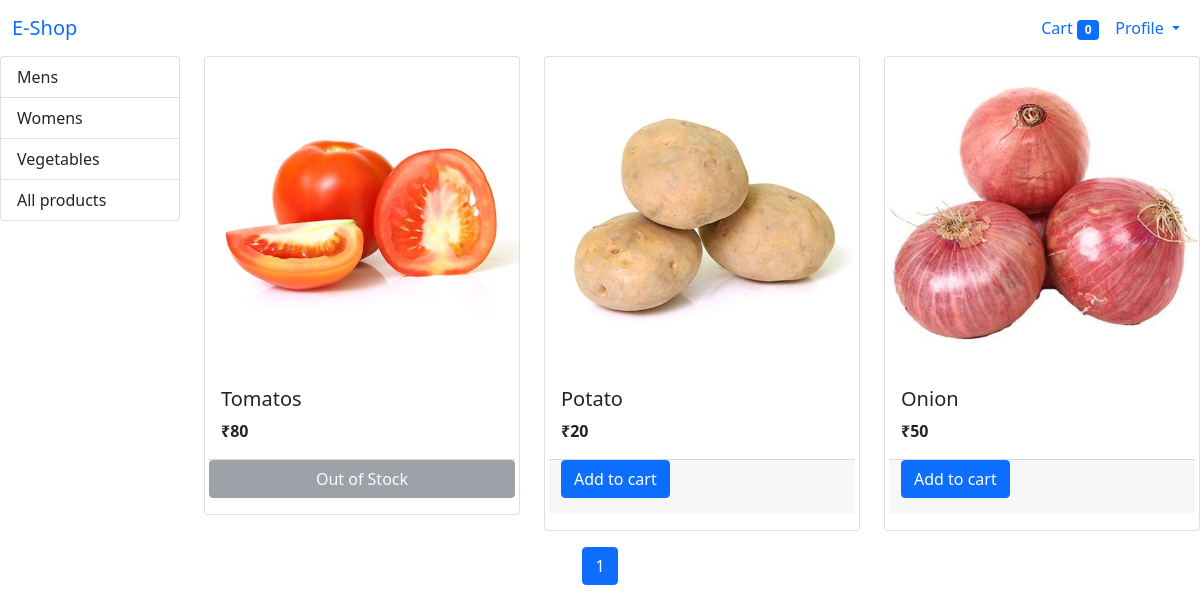
Screenshot of /?category=3 with the database file from the repository.
### store/models/categories.py (models this page shows, shortened)
class Categories(models.Model):
    name = models.CharField(max_length=20)

### store/models/product.py (models this page shows)
class Product(models.Model):
    product_name= models.CharField(max_length=100)
    product_price= models.IntegerField(default=0)
    category = models.ForeignKey(Categories, on_delete=models.CASCADE, default=1)
    product_image = models.ImageField(upload_to='media/')
    product_quantity = models.IntegerField(default=0)

### store/views/index.py (the view, shortened to what this page needs)
# urls.py: path('',Index.as_view(),name="index"),
class Index(View):
    def get(self,request):
        cart = request.session.get("cart",{})
        categories= Categories.objects.all()
        category_id = request.GET.get('category')
        if category_id: # when a particular category is selected
            products = Product.objects.filter(category=category_id)
        else: # when all category is selected
            products = Product.objects.all()
        index_page_pagination = Paginator(products,3)
        current_page_number = request.GET.get('page')
        final_pages=index_page_pagination.get_page(current_page_number)
        last_page = index_page_pagination.num_pages
        current_page = final_pages.number
        start_page = max(1,current_page-1)
        end_page=min(start_page+2,last_page)
        list_of_page_numbers= range(start_page,end_page+1)
        context={
            'products':final_pages,
            'last_page':last_page,
            'list_of_page_numbers':list_of_page_numbers,
            'categories':categories,
            'cart': cart,
        }
        return render(request,'index.html',context)

### store/templatetags/cart_filters.py (called while the page is built)
@register.filter(name="is_in_cart")
def is_in_cart(product,cart):
    if str(product.id) in cart.keys(): # cart.keys() will have a list of keys in string format which will never match with integer product.id
        return True
    else:
        return False

@register.filter
def currency(number):
    return "₹"+str(number)

### store/templates/index.html (shortened to what this page needs)
{%extends "store_master_template.html"%}
{% load cart_filters %}
{% block body %}
{%include 'navbar.html'%}
<div class="row">
  <div class="col-lg-2 mx-auto">
    <div class="list-group">
      {%for category in categories%}
      <a
        href="/?category={{category.id}}"
        class="list-group-item list-group-item-action"
        >{{category.name}}</a
      >
      {%endfor%}
      <a href="/" class="list-group-item list-group-item-action"
        >All products</a
      >
    </div>
  </div>
  <div id="products" class="col-lg-10 mx-auto">
    <div class="row">
      {% for product in products %}
      <div class="col-md-4 mb-3" id={{product.id}}>
        <div class="card">
          <img class="card-img-top" src="{{ product.product_image.url }}" alt="Product image"/>
          <div class="card-body">
            <h5 class="card-title">{{ product.product_name }}</h5>
            <p class="card-text"><b>{{ product.product_price| currency  }}</b></p>
            <div class="card-footer p-0 row no-gutters">
              {%if product.product_quantity == 0%}
              <button type="button" class="btn btn-secondary w-100" disabled>
                Out of Stock
              </button>
              {%else%}
              <form action="/#{{product.id}}" method="POST">
                <input type="submit" class="btn btn-primary" value="Add to cart"/>
              </form>
              {%endif%}
            </div>
          </div>
        </div>
      </div>
      {% endfor %}
    </div>
  </div>
</div>
<div class="d-flex justify-content-center">
  <nav aria-label="...">
    <ul class="pagination">
        {%for page in list_of_page_numbers%}
            <li class="page-item {% if page == products.number %}active{% endif %}" >
                <a class="page-link" href="/?page={{page}}">{{page}}</a>
            </li>
        {%endfor%}
    </ul>
  </nav>
  {% endblock %}

### rows the page displays
Categories: name "Mens"
Categories: name "Womens"
Categories: name "Vegetables"
Product: product_image (picture), product_name "Tomatos", product_price "₹80", product_quantity "Out of Stock"
Product: product_image (picture), product_name "Potato", product_price "₹20"
Product: product_image (picture), product_name "Onion", product_price "₹50"

### other values shown
{{ request.session.cart.keys|length }} "0"
{{ page }} "1"
